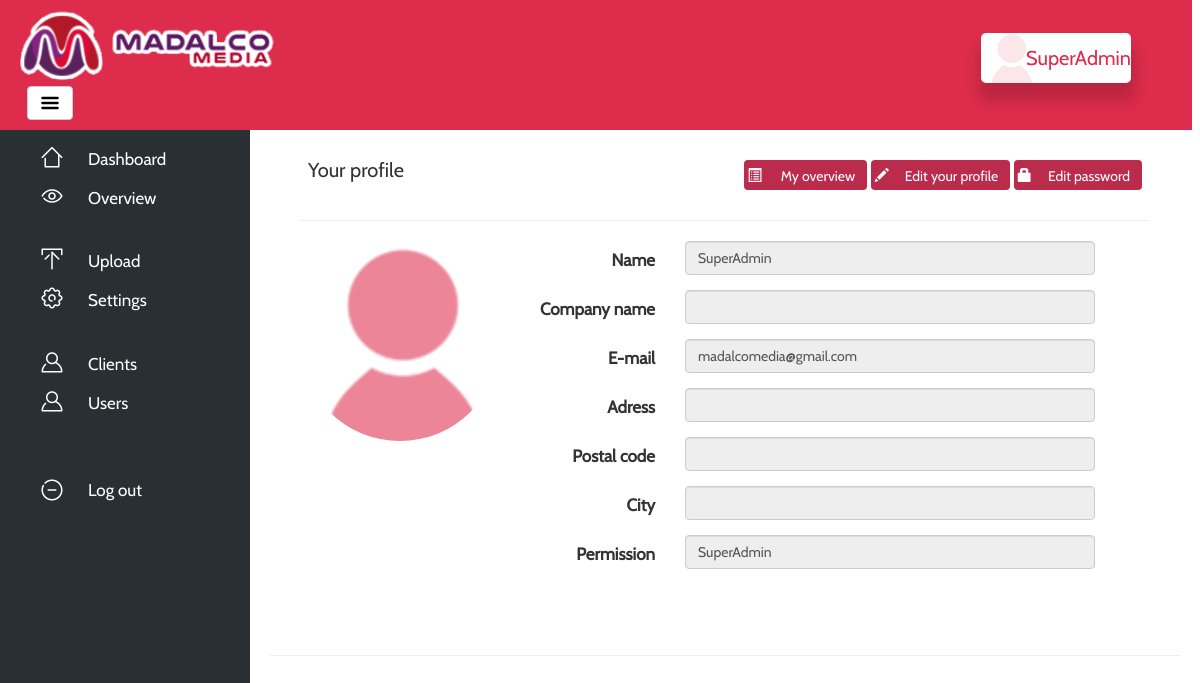
/?page=profile (signed in), run on the app's committed database.
### tables this page shows
CREATE TABLE `settings` (
  `id` int(11) NOT NULL,
  `SMTP` varchar(64) NOT NULL,
  `SMTPport` varchar(64) NOT NULL,
  `Email` varchar(64) NOT NULL,
  `Mailpass` varchar(64) NOT NULL,
  `Logo` varchar(100) NOT NULL,
  `Header` varchar(64) NOT NULL,
  `Host` varchar(64) NOT NULL,
  `globalmail` tinyint(1) NOT NULL,
  `contactmail` varchar(64) NOT NULL,
  `background` varchar(64) NOT NULL
);

CREATE TABLE `users` (
  `id` int(11) NOT NULL,
  `profimg` varchar(100) NOT NULL DEFAULT 'profile.png',
  `naam` varchar(60) NOT NULL,
  `email` varchar(60) NOT NULL,
  `altmail` varchar(60) NOT NULL,
  `paswoord` varchar(256) NOT NULL,
  `permgroup` int(11) NOT NULL DEFAULT '2',
  `bedrijfsnaam` varchar(64) NOT NULL,
  `adres` varchar(64) NOT NULL,
  `postcode` varchar(8) NOT NULL,
  `plaats` varchar(64) NOT NULL,
  `lang` varchar(4) NOT NULL DEFAULT 'nl',
  `active` tinyint(1) NOT NULL DEFAULT '1',
  `paswoordvergeten` varchar(256) NOT NULL,
  `passresetdate` datetime NOT NULL
);

CREATE TABLE `permgroup` (
  `id` int(11) NOT NULL,
  `userperm` int(11) NOT NULL,
  `name` varchar(64) NOT NULL,
  `assignable` int(11) NOT NULL
);

### config/constants.php (called while the page is built, shortened)
<?php
$user = new UserController();
if(isset($_SESSION['usr_id'])) {
 $usr = $user->getUserById($_SESSION['usr_id']);
}
if($usr['lang']) {
 switch($usr['lang']) {
  case 'en':
   $language = 'en';
   break;
 }
}
else {
 include_once 'language/nl.php';
}

### app/Controller/UserController.php (called while the page is built, shortened)
<?php
class UserController
{
    private $model;
    public function __construct()
    {
        $this->model = new User();
    }
    public function getPermission($row, $perm)
    {
        return $this->model->getPermission($row, $perm);
    }
    public function getAdminSettings()
    {
        return $this->model->getAdminSettings();
    }
    public function getPermissionGroup($id)
    {
        return $this->model->getPermissionGroup($id);
    }
    public function getPermissionGroupName($value)
    {
        return $this->model->getPermissionGroupName($value);
    }
    public function getUserById($id)
    {
        return $this->model->getUserById($id);
    }
}

### app/Model/User.php (called while the page is built, shortened)
<?php
class User
{
    private $db;
    public function __construct()
    {
        $this->db = new DbUser();
    }
    public function getAdminSettings()
    {
        return $this->db->getAdminSettings();
    }
    public function getPermission($row, $perm)
    {
        return $this->db->getPermission($row, $perm);
    }
    public function getPermissionGroup($id)
    {
        return $this->db->getPermissionGroup($id);
    }
    public function getPermissionGroupName($value)
    {
        return $this->db->getPermissionGroupName($value);
    }
    public function getUserById($id)
    {
        return $this->db->getUserById($id);
    }
}

### app/Model/DbUser.php (called while the page is built, shortened)
<?php
class DbUser extends Database
{
    public function getAdminSettings()
    {
        $sql = "SELECT * FROM `settings` WHERE `id` = '0'";
        if ($result = $this->dbQuery($sql)) {
            return mysqli_fetch_assoc($result);
        }
        return false;
    }
    public function getPermission($row, $perm)
    {
        $sql = "SELECT * FROM `permissions` WHERE `permission` = '{$perm}'";
        $result = $this->dbQuery($sql);
        $value = mysqli_fetch_assoc($result);
        $sql1 = "SELECT * FROM `permgroup` WHERE `userperm` = '{$row}'";
        $result1 = $this->dbQuery($sql1);
        $value1 = mysqli_fetch_assoc($result1);
        $groupname = $value1['name'];
        if ($value) {
            return $value[$groupname];
        }
    }
    public function getPermissionGroup($id)
    {
        $sql = "SELECT `permgroup` FROM `users` WHERE `id` = '{$id}'";
        if ($result = $this->dbQuery($sql)) {
            return mysqli_fetch_assoc($result);
        }
    }
    public function getPermissionGroupName($value)
    {
        $sql = "SELECT * FROM `permgroup` WHERE `userperm` = '{$value}'";
        $result = $this->dbQuery($sql);
        $value = mysqli_fetch_assoc($result);
        if ($value) {
            return $value;
        }
    }
    public function getUserById($id)
    {
        $sql = "SELECT * FROM `users` WHERE `id` = '{$id}'";
        $result = $this->dbQuery($sql);
        $value = mysqli_fetch_assoc($result);
        if ($value) {
            return $value;
        }
    }
}

### app/Model/Database.php (called while the page is built, shortened)
<?php
class Database
{
    protected $connection = null;
    public function __construct()
    {
        $this->connection = mysqli_connect(DB_SERVER, DB_USER, DB_PASS, DB_NAME) or die("There was a problem connecting to the database");
    }
    public function dbQuery($query)
    {
        $this->query_result = $this->connection->query($query);
        return $this->query_result;
    }
}

### config/load.php (called while the page is built, shortened)
<?php
require '../config/constants.php';

### app/Model/permissions.php (called while the page is built, shortened)
<?php
$user = new UserController();
if (isset($_SESSION['usr_id'])) {
    $leid = $user->getPermissionGroup($_SESSION['usr_id']);
    $perm = $user->getPermissionGroupName($leid['permgroup']);
    $mypermgroup = $perm['name'];
    $permgroup = $leid['permgroup'];
}

### app/view/profile.php (the view, shortened to what this page needs)
<?php
$user = new UserController();
$userinfo = $user->getUserById($_SESSION['usr_id']);
?>
<div id="page-content-wrapper">
    <div class="container-fluid">
        <div class="row">
            <div class="col-lg-12 profile">
                <div class="container">
                    <table style="width:100%">
                        <tr>
                            <th style="text-align: left;"><p class="NameText" style="font-weight: normal;"><?= TEXT_YOUR_PROFILE ?></p></th>
                            <th style="text-align: right;">
                                <a href="?page=useroverview">
                                    <button type="button" class="btn btn-labeled btn-success MyOverviewButton">
                                        <span class="btn-label"><i class="glyphicon glyphicon-list-alt"></i></span> <?= BUTTON_MYOVERVIEW ?>
                                    </button>
                                </a>
                                <a href="?page=editprofile">
                                    <button type="button" class="btn btn-labeled btn-success MyOverviewButton">
                                        <span class="btn-label"><i class="glyphicon glyphicon-pencil"></i></span><?= TEXT_EDIT_PROFILE ?>
                                    </button>
                                </a>
                                <a href="?page=newpassword">
                                    <button type="button" class="btn btn-labeled btn-success MyOverviewButton">
                                        <span class="btn-label"><i class="glyphicon glyphicon-lock"></i></span><?= TEXT_EDIT_PASSWORD ?>
                                    </button>
                                </a>
                            </th>
                        </tr>
                    </table>
                    <hr>
                    <div class="row">
                        <div class="col-md-3">
                            <div class="text-center">
                                <div style="background: url(<?= DIR_IMG . $userinfo['profimg'] ?>); background-size: cover; width: 200px; height: 200px; background-position: 50%; margin: 0 auto" class="avatar img-circle"></div>
                            </div>
                        </div>
                        <div class="col-md-9 personal-info">
                            <form class="form-horizontal" role="form">
                                <div class="form-group">
                                    <label class="col-lg-3 control-label"><?= TEXT_NAME ?></label>
                                    <div class="col-lg-8">
                                        <input disabled class="form-control" value="<?= $userinfo['naam'] ?>"
                                               type="text">
                                    </div>
                                </div>
                                <div class="form-group">
                                    <label class="col-lg-3 control-label"><?= TEXT_COMPANY_NAME ?></label>
                                    <div class="col-lg-8">
                                        <input disabled class="form-control" value="<?= $userinfo['bedrijfsnaam'] ?>"
                                               type="text">
                                    </div>
                                </div>
                                <div class="form-group">
                                    <label class="col-lg-3 control-label"><?= TEXT_EMAIL ?></label>
                                    <div class="col-lg-8">
                                        <input disabled class="form-control" value="<?= $userinfo['email'] ?>"
                                               type="text">
                                    </div>
                                </div>
                                <div class="form-group">
                                    <label class="col-lg-3 control-label"><?= TEXT_ADRESS ?></label>
                                    <div class="col-lg-8">
                                        <input disabled class="form-control" value="<?= $userinfo['adres'] ?>"
                                               type="text">
                                    </div>
                                </div>
                                <div class="form-group">
                                    <label class="col-lg-3 control-label"><?= TEXT_POSTALCODE ?></label>
                                    <div class="col-lg-8">
                                        <input disabled class="form-control" size="6"
                                               value="<?= $userinfo['postcode'] ?>" type="text">
                                    </div>
                                </div>
                                <div class="form-group">
                                    <label class="col-lg-3 control-label"><?= TEXT_CITY ?></label>
                                    <div class="col-lg-8">
                                        <input disabled class="form-control" value="<?= $userinfo['plaats'] ?>"
                                               type="text">
                                    </div>
                                </div>
                                <?php if ($user->getPermission($permgroup, 'CAN_EDIT_USER') == '1'){ ?>
                                <div class="form-group">
                                    <label class="col-lg-3 control-label"><?= TEXT_PERMISSION ?></label>
                                    <div class="col-lg-8">
                                        <input disabled class="form-control" value="<?= $mypermgroup ?>" type="text">
                                    </div>
                                </div>
                                <?php } ?>
                        </div>
                    </div>
                </div>
            </div>
        </div>
        <br/>
        <br/>
    </div>
    <hr>
</div>

### app/view/header.php (shortened to what this page needs)
<?php
require_once DIR_MODEL . 'permissions.php';
if (isset($_SESSION['usr_id'])) {
    $myuser = $user->getUserById($_SESSION['usr_id']);
    $myuser = $myuser['naam'];
} else if (isset($user)) {
    $thisuser = $user->getUserById($session->getUserId());
    $myuser = $thisuser['naam'];
} else {
    echo 'User';
}
$settings = new UserController();
$admin = $settings->getAdminSettings();
if (isset($_SESSION['accorduserid']) && !isset($_SESSION['usr_id'])) {
    $userinfo = $user->getUserById($_SESSION['accorduserid']);
    $imgsrc = 'icons/profile.png';
} else {
    $userinfo = $user->getUserById($_SESSION['usr_id']);
    if ($userinfo['profimg'] !== null) {
        $imgsrc = DIR_IMG . $userinfo['profimg'];
    } else {
        $imgsrc = '../icons/profile.png';
    }
}
?>
    <html lang="<?= $language ?>">
    <head>
        <link href="css/bootstrap.min.css" rel="stylesheet">
        <link href="css/select2.min.css" rel="stylesheet"/>
        <link href="css/styles.css" rel="stylesheet">
        <link rel="stylesheet" type="text/css" href="css/dropzone.css" />
        <link rel="stylesheet" href="css/jquery-ui.css">
        <link rel="stylesheet" href="css/jquery.dataTables.min.css">
    </head>
<body>
    <div id="header" style="background: <?= $admin['Header']; ?>">
        <div id="MenuSide">
            <img src="<?= DIR_PUBLIC . $admin['Logo'] ?>" style="width:auto;height:75%;"/>
        </div>
        <div id="MenuButton">
            <a href="#menu-toggle" class="btn btn-default" id="menu-toggle"><img src="icons/menu-alt-20.png"></a>
        </div>
    </div>
    <div id="NameSide">
        <a style="text-decoration: none;" href="?page=profile">
            <div id="UserBlock" style="text-decoration: none;">
                <div id="UserBlockImage" style="background-image: url('<?= $imgsrc ?>');"></div>
                <div id="LoggedInAs"><?= $myuser ?></div>
            </div>
        </a>
    </div>
<div id="wrapper">
    <div id="sidebar-wrapper">
        <ul class="sidebar-nav">
            <li class="nav-button-home">
                <a href="?page=dashboard"><?= TEXT_HOME ?></a>
            </li>
            <li class="nav-button-all">
                <a href="?page=overview"><?= TEXT_OVERVIEW ?></a>
            </li>
            <br/>
            <?php if ($user->getPermission($permgroup, 'CAN_UPLOAD') == 1) { ?>
                <li class="nav-button-upload">
                    <a href="?page=uploadoverview"><?= TEXT_UPLOAD ?></a>
                </li>
            <?php } ?>
            <?php if ($user->getPermission($permgroup, 'CAN_EDIT_SETTINGS') == 1) { ?>
                <li class="nav-button-settings">
                    <a href="?page=settings"><?= TEXT_SETTINGS ?></a>
                </li>
            <?php } ?>
            <br/>
            <?php if ($user->getPermission($permgroup, 'CAN_SHOW_KLANTPAGINA') == 1) { ?>
                <li class="nav-button-users">
                    <a href="?page=manageclients"><?= TEXT_CLIENT ?></a>
                </li>
            <?php } ?>
            <?php if ($user->getPermission($permgroup, 'CAN_SHOW_USERS') == 1) { ?>
                <li class="nav-button-users">
                    <a href="?page=manageusers"><?= TEXT_USER ?></a>
                </li>
            <?php } ?>
            <br/>
            <br/>
            <li class="nav-button-logout">
                <a href="?page=logout"><?= TEXT_LOGOUT ?></a>
            </li>
        </ul>
    </div>

### data on the page
settings: Logo (picture)
users: profimg (placeholder picture), naam "SuperAdmin", email "madalcomedia@gmail.com"
permgroup: name "SuperAdmin"

### other printed values
TEXT_HOME "Dashboard"
TEXT_OVERVIEW "Overview"
TEXT_UPLOAD "Upload"
TEXT_SETTINGS "Settings"
TEXT_CLIENT "Clients"
TEXT_USER "Users"
TEXT_LOGOUT "Log out"
TEXT_YOUR_PROFILE "Your profile"
BUTTON_MYOVERVIEW "My overview"
TEXT_EDIT_PROFILE "Edit your profile"
TEXT_EDIT_PASSWORD "Edit password"
TEXT_NAME "Name"
TEXT_COMPANY_NAME "Company name"
TEXT_EMAIL "E-mail"
TEXT_ADRESS "Adress"
